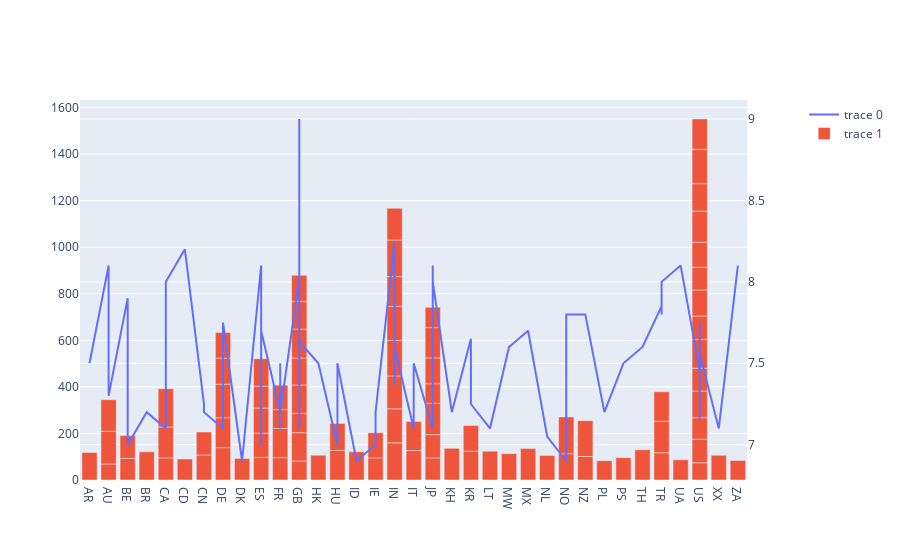

The cell this chart's notebook holds for it:
### Code cell
df3 = pd.DataFrame(nf.groupby(['MAIN_PRODUCTION','MAIN_GENRE'])[['DURATION','SCORE']].mean())
df3 = df3.reset_index()
fig3 = make_subplots(specs=[[{"secondary_y": True}]])
fig3.add_trace(go.Line(x=df3['MAIN_PRODUCTION'], y=df3['SCORE']), secondary_y=True)
fig3.add_trace(go.Bar(x=df3['MAIN_PRODUCTION'], y=df3['DURATION']), secondary_y=False)
fig3.show()

### Figure 1 — Plotly figure (JSON) as saved in the notebook; plotly's stock layout.template omitted (floating-point values rounded to 4 significant figures)
{"data": [{"type": "scatter", "x": ["AR", "AU", "AU", "AU", "BE", "BE", "BR", "CA", "CA", "CA", "CD", "CN", "CN", "DE", "DE", "DE", "DE", "DE", "DK", "ES", "ES", "ES", "ES", "ES", "FR", "FR", "FR", "FR", "GB", "GB", "GB", "GB", "GB", "GB", "GB", "GB", "HK", "HU", "HU", "ID", "IE", "IE", "IN", "IN", "IN", "IN", "IN", "IN", "IN", "IN", "IT", "IT", "JP", "JP", "JP", "JP", "JP", "JP", "JP", "KH", "KR", "KR", "LT", "MW", "MX", "NL", "NO", "NO", "NZ", "NZ", "PL", "PS", "TH", "TR", "TR", "TR", "UA", "US", "US", "US", "US", "US", "US", "US", "US", "US", "US", "US", "US", "US", "US", "XX", "ZA"], "xaxis": "x", "y": [7.5, 8.1, 7.3, 7.3, 7.9, 7, 7.2, 7.1, 7.15, 8, 8.2, 7.25, 7.2, 7.1, 7.3, 7.5, 7.4, 7.75, 6.9, 8.1, 7.4, 7.5, 7, 7.7, 7.2, 7.1, 7.5, 7.2, 8.02, 7.4, 9, 7.314, 7.1, 7.3, 7.95, 7.633, 7.5, 7, 7.5, 6.9, 7, 7.2, 8.25, 7.615, 7.533, 7.598, 8.15, 7.6, 7.367, 7.595, 7.1, 7.5, 7.1, 7.6, 7.4, 7.4, 7.1, 8.1, 8, 7.2, 7.65, 7.25, 7.1, 7.6, 7.7, 7.05, 6.9, 7.8, 7.8, 7.8, 7.2, 7.5, 7.6, 7.85, 7.8, 8, 8.1, 7.45, 7.25, 7.532, 7.438, 7.629, 7.489, 7.412, 7.75, 7.15, 7.371, 7.25, 7.362, 7.6, 7.557, 7.1, 8.1], "yaxis": "y2"}, {"type": "bar", "x": ["AR", "AU", "AU", "AU", "BE", "BE", "BR", "CA", "CA", "CA", "CD", "CN", "CN", "DE", "DE", "DE", "DE", "DE", "DK", "ES", "ES", "ES", "ES", "ES", "FR", "FR", "FR", "FR", "GB", "GB", "GB", "GB", "GB", "GB", "GB", "GB", "HK", "HU", "HU", "ID", "IE", "IE", "IN", "IN", "IN", "IN", "IN", "IN", "IN", "IN", "IT", "IT", "JP", "JP", "JP", "JP", "JP", "JP", "JP", "KH", "KR", "KR", "LT", "MW", "MX", "NL", "NO", "NO", "NZ", "NZ", "PL", "PS", "TH", "TR", "TR", "TR", "UA", "US", "US", "US", "US", "US", "US", "US", "US", "US", "US", "US", "US", "US", "US", "XX", "ZA"], "xaxis": "x", "y": [118, 69, 140, 136, 93, 98, 121, 95, 133, 164, 90, 107.5, 99, 139, 128.5, 144, 112, 110, 92, 97, 104, 108, 94, 118, 96, 125.5, 81, 105, 81.6, 121.5, 83, 122, 116, 124, 119, 112, 106.5, 127, 116, 121, 95, 108, 159.5, 146.2, 141.2, 152.4, 146.5, 128, 157.2, 136.3, 126.3, 125, 95, 100, 134, 84.67, 111, 130, 87, 136, 123.5, 110.5, 124, 113, 135, 105.5, 113, 158, 101, 154, 83, 96, 130, 117, 135, 127, 86.5, 74, 101.5, 92.41, 114.1, 98, 123.4, 101, 112, 97, 108, 133.5, 117.9, 147.5, 130.4, 106, 84], "yaxis": "y"}], "layout": {"xaxis": {"anchor": "y", "domain": [0, 0.94]}, "yaxis": {"anchor": "x", "domain": [0, 1]}, "yaxis2": {"anchor": "x", "overlaying": "y", "side": "right"}}}
